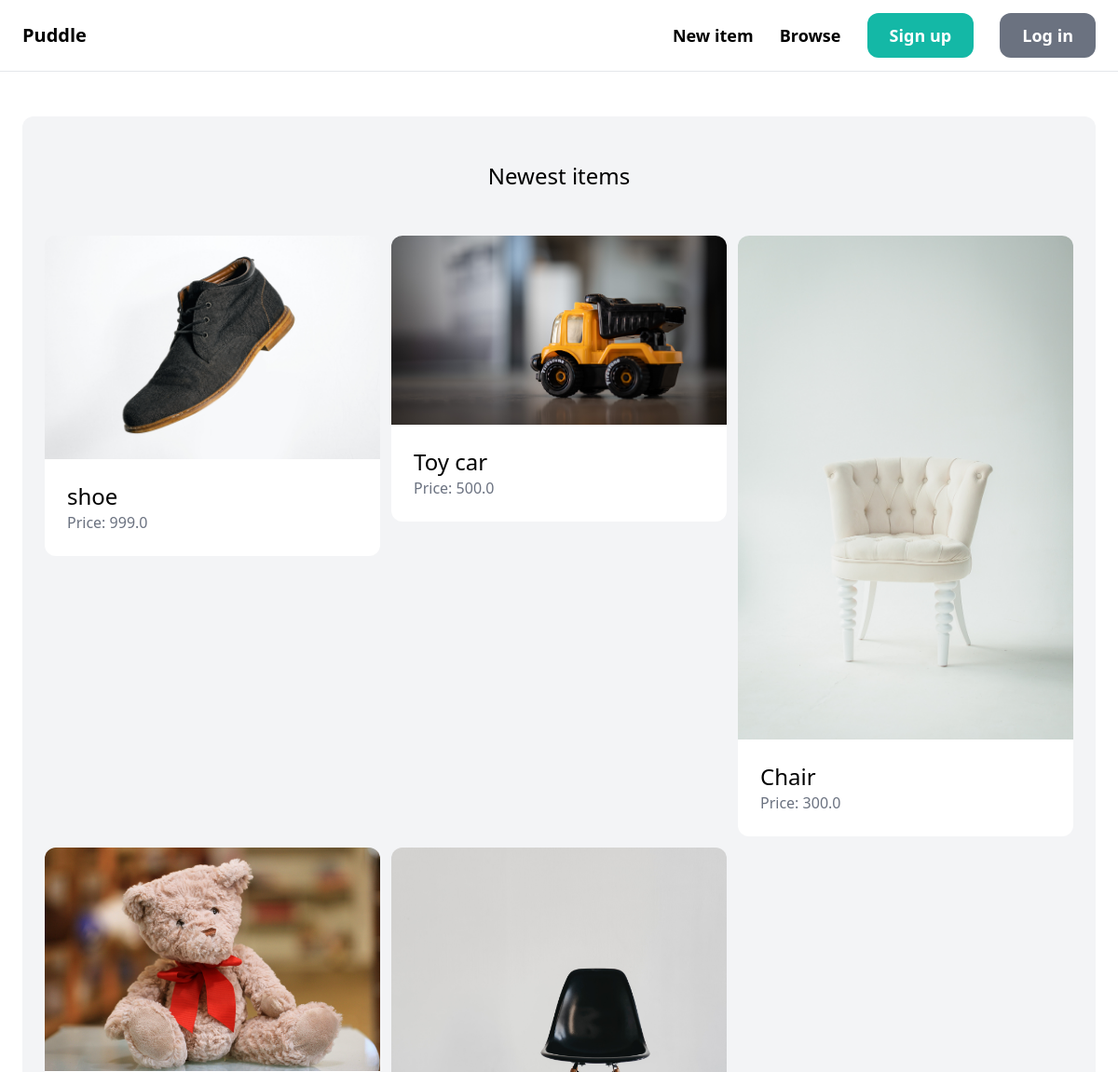
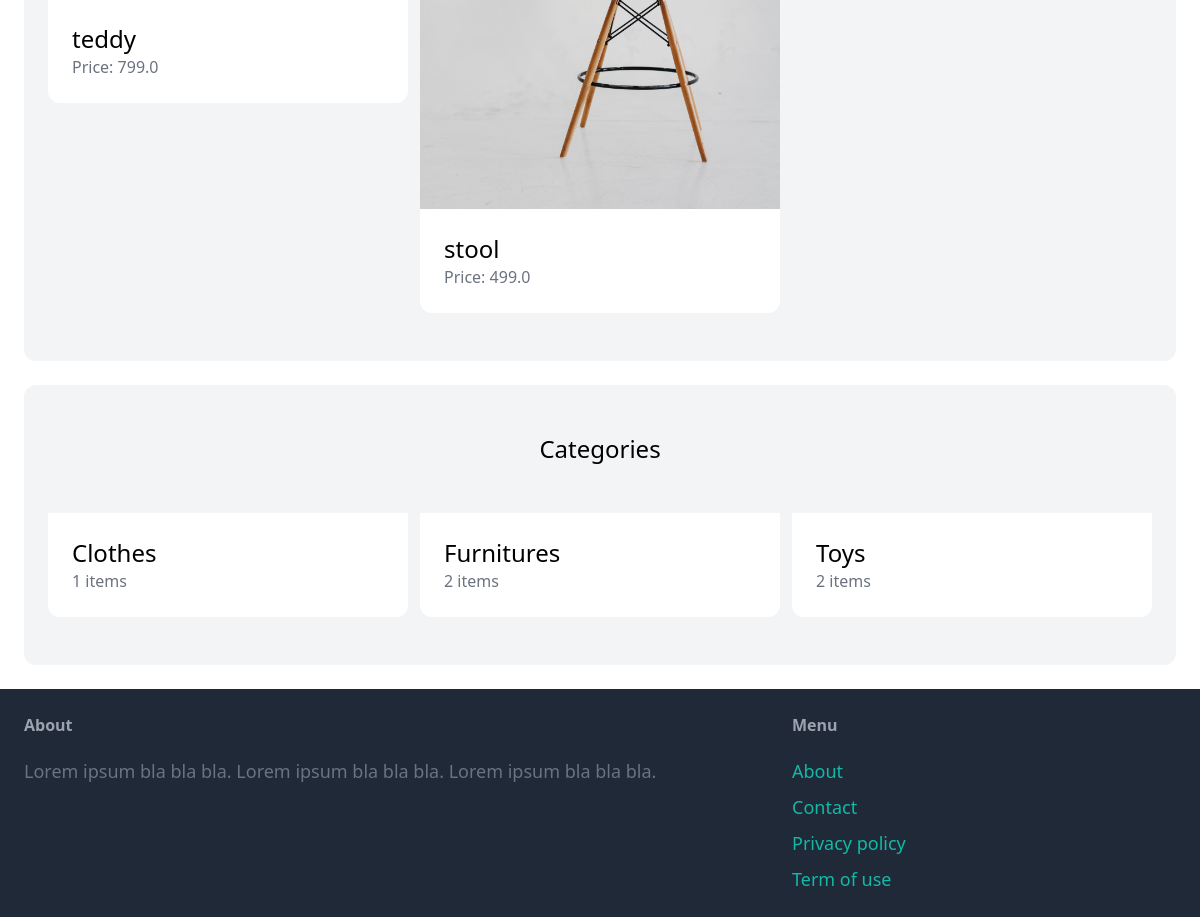
The page / on the database its author committed (2 pictures, top to bottom).
### item/models.py (models this page shows, shortened)
class Item(models.Model):
    category=models.ForeignKey(Category,related_name='items',on_delete=models.CASCADE)
    name=models.CharField(max_length=255)
    description=models.TextField(blank=True,null=True)
    price=models.FloatField()
    image=models.ImageField(upload_to='item_images',blank=True,null=True)
    is_sold=models.BooleanField(default=False)
    created_by=models.ForeignKey(User,related_name='items',on_delete=models.CASCADE)

class Category(models.Model):
    name = models.CharField(max_length=255)
    class Meta:
        ordering = ('name',)
        verbose_name_plural = 'Categories'

### core/views.py (the view)
# urls.py: path('',views.index,name='index'),
def index(request):
    items=Item.objects.filter(is_sold=False)[0:6]
    categories=Category.objects.all()
    return render(request,'core/index.html',{'categories':categories,'items':items})

### core/templates/core/index.html (shortened to what this page needs)
{% extends 'core/base.html' %}
{% block content %}
    <div class="mt-6 px-6 py-12 bg-gray-100 rounded-xl">
        <h2 class="mb-12 text-2xl text-center">Newest items</h2>
        <div class="grid grid-cols-3 gap-3">
            {% for item in items %}
                <div>
                    <a href="{% url 'item:detail' item.id %}">
                        <div>
                            <img src="{{ item.image.url }}" class="rounded-t-xl">
                        </div>
                        <div class="p-6 bg-white rounded-b-xl">
                            <h2 class="text-2xl">{{ item.name }}</h2>
                            <p class="text-gray-500">Price: {{ item.price }}</p>
                        </div>
                    </a>
                </div>
            {% endfor %}
        </div>
    </div>
    <div class="mt-6 px-6 py-12 bg-gray-100 rounded-xl">
        <h2 class="mb-12 text-2xl text-center">Categories</h2>
        <div class="grid grid-cols-3 gap-3">
            {% for category in categories %}
                <div>
                    <a href="#">
                        <div class="p-6 bg-white rounded-b-xl">
                            <h2 class="text-2xl">{{ category.name }}</h2>
                            <p class="text-gray-500">{{ category.items.count }} items</p>
                        </div>
                    </a>
                </div>
            {% endfor %}
        </div>
    </div>
{% endblock %}

### rows shown on the page
Item: image (picture), name "shoe", price "999.0"
Item: image (picture), name "Toy car", price "500.0"
Item: image (picture), name "Chair", price "300.0"
Item: image (picture), name "teddy", price "799.0"
Item: image (picture), name "stool", price "499.0"
Category: name "Clothes", items.count "1"
Category: name "Furnitures", items.count "2"
Category: name "Toys", items.count "2"
